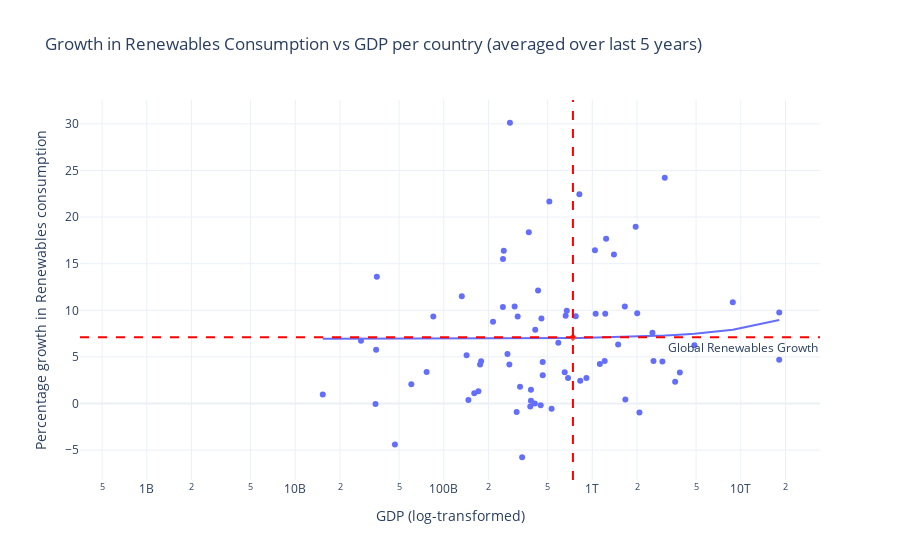

The code cell stored with this chart in its notebook:
### Markdown cell above
### Renewables growth vs GDP

First, let's visualise the relationship

### Code cell
#plot renewables consumption change pct vs gdp

# Get the 'Global' datapoint
global_row = df_last5_plot[df_last5_plot['country_'] == 'Global'].iloc[0]
global_gdp = global_row['gdp_mean']
global_renew = global_row['renewables_cons_change_pct_mean']

fig = px.scatter(
    df_last5_plot,
    x='gdp_mean',
    y='renewables_cons_change_pct_mean',
    hover_name='country_',
    title='Growth in Renewables Consumption vs GDP per country (averaged over last 5 years)',
    labels={
        'gdp_mean': 'GDP (log-transformed)',
        'renewables_cons_change_pct_mean': 'Percentage growth in Renewables consumption'
    },
    log_x=True,
    trendline='ols',
    template='plotly_white',
    symbol=df_last5_plot['country_'].apply(lambda x: 'star' if x == 'Global' else 'circle'),
    color=df_last5_plot['country_'].apply(lambda x: 'red' if x == 'Global' else 'green'),
)

# Add horizontal and vertical lines for the 'Global' datapoint
fig.add_vline(x=global_gdp, line_dash="dash", line_color="red", annotation_text="Global GDP", annotation_position="top left")
fig.add_hline(y=global_renew, line_dash="dash", line_color="red", annotation_text="Global Renewables Growth", annotation_position="bottom right")

fig.update_layout(showlegend=False)  # Remove legend

fig.show()

### Figure 1 — Plotly figure (JSON) as saved in the notebook; plotly's stock layout.template omitted (floating-point values rounded to 4 significant figures; data arrays with more than 128 entries replaced by an {"elided": "..."} marker saying what was removed)
{"data": [{"hovertemplate": "<b>%{hovertext}</b><br><br>color=green<br>symbol=circle<br>GDP (log-transformed)=%{x}<br>Percentage growth in Renewables consumption=%{y}<extra></extra>", "hovertext": {"elided": "216 str values"}, "legendgroup": "green, circle", "marker": {"color": "#636efa", "symbol": "circle"}, "mode": "markers", "name": "green, circle", "orientation": "v", "showlegend": true, "type": "scatter", "x": {"elided": "216 int values"}, "xaxis": "x", "y": {"elided": "216 float values"}, "yaxis": "y"}, {"hovertemplate": "<b>OLS trendline</b><br>renewables_cons_change_pct_mean = 1.10746e-13 * gdp_mean + 6.94505<br>R<sup>2</sup>=0.002545<br><br>color=green<br>symbol=circle<br>GDP (log-transformed)=%{x}<br>Percentage growth in Renewables consumption=%{y} <b>(trend)</b><extra></extra>", "legendgroup": "green, circle", "marker": {"color": "#636efa", "symbol": "circle"}, "mode": "lines", "name": "green, circle", "showlegend": false, "type": "scatter", "x": [15315260416, 27703576576, 34697351168, 35015057408, 35409424384, 46862479360, 60439879680, 76617523200, 84978688000, 132183000000, 142391000000, 146456000000, 160426000000, 171014000000, 175525000000, 178435000000, 214536000000, 250036000000, 250426000000, 253457000000, 268318000000, 276344000000, 278806000000, 299980000000, 309413000000, 314322000000, 326100000000, 336875000000, 373683000000, 382269000000, 386236000000, 386316000000, 410140000000, 412834000000, 431320000000, 449339000000, 454384000000, 463407000000, 463721000000, 513593000000, 531971000000, 590318000000, 651901000000, 661488000000, 673272000000, 686522000000, 773659000000, 818056000000, 829373000000, 912443000000, 1041749573632, 1053479337984, 1124031922176, 1212090548224, 1221832605696, 1238559621120, 1398995943424, 1492300201984, 1655984226304, 1669401542656, 1958392102912, 2006599729152, 2077209133056, 2540210225152, 2581673803776, 2965401501696, 3075456106496, 3613410459648, 3885961314304, 4867010592768, 8835757506560, 18140645818368, 18151620214784], "xaxis": "x", "y": [6.947, 6.948, 6.949, 6.949, 6.949, 6.95, 6.952, 6.954, 6.954, 6.96, 6.961, 6.961, 6.963, 6.964, 6.964, 6.965, 6.969, 6.973, 6.973, 6.973, 6.975, 6.976, 6.976, 6.978, 6.979, 6.98, 6.981, 6.982, 6.986, 6.987, 6.988, 6.988, 6.99, 6.991, 6.993, 6.995, 6.995, 6.996, 6.996, 7.002, 7.004, 7.01, 7.017, 7.018, 7.02, 7.021, 7.031, 7.036, 7.037, 7.046, 7.06, 7.062, 7.07, 7.079, 7.08, 7.082, 7.1, 7.11, 7.128, 7.13, 7.162, 7.167, 7.175, 7.226, 7.231, 7.273, 7.286, 7.345, 7.375, 7.484, 7.924, 8.954, 8.955], "yaxis": "y"}, {"hovertemplate": "<b>%{hovertext}</b><br><br>color=red<br>symbol=star<br>GDP (log-transformed)=%{x}<br>Percentage growth in Renewables consumption=%{y}<extra></extra>", "hovertext": ["Global"], "legendgroup": "red, star", "marker": {"color": "#EF553B", "symbol": "diamond"}, "mode": "markers", "name": "red, star", "orientation": "v", "showlegend": true, "type": "scatter", "x": [740700000000.0], "xaxis": "x", "y": [7.104], "yaxis": "y"}, {"hovertemplate": "color=red<br>symbol=star<extra></extra>", "legendgroup": "red, star", "marker": {"color": "#EF553B", "symbol": "diamond"}, "mode": "lines", "name": "red, star", "showlegend": false, "type": "scatter", "xaxis": "x", "yaxis": "y"}], "layout": {"annotations": [{"showarrow": false, "text": "Global GDP", "x": 740700000000.0, "xanchor": "right", "xref": "x", "y": 1, "yanchor": "top", "yref": "y domain"}, {"showarrow": false, "text": "Global Renewables Growth", "x": 1, "xanchor": "right", "xref": "x domain", "y": 7.104, "yanchor": "top", "yref": "y"}], "legend": {"title": {"text": "color, symbol"}, "tracegroupgap": 0}, "shapes": [{"line": {"color": "red", "dash": "dash"}, "type": "line", "x0": 740700000000.0, "x1": 740700000000.0, "xref": "x", "y0": 0, "y1": 1, "yref": "y domain"}, {"line": {"color": "red", "dash": "dash"}, "type": "line", "x0": 0, "x1": 1, "xref": "x domain", "y0": 7.104, "y1": 7.104, "yref": "y"}], "showlegend": false, "title": {"text": "Growth in Renewables Consumption vs GDP per country (averaged over last 5 years)"}, "xaxis": {"anchor": "y", "domain": [0, 1], "title": {"text": "GDP (log-transformed)"}, "type": "log"}, "yaxis": {"anchor": "x", "domain": [0, 1], "title": {"text": "Percentage growth in Renewables consumption"}}}}
